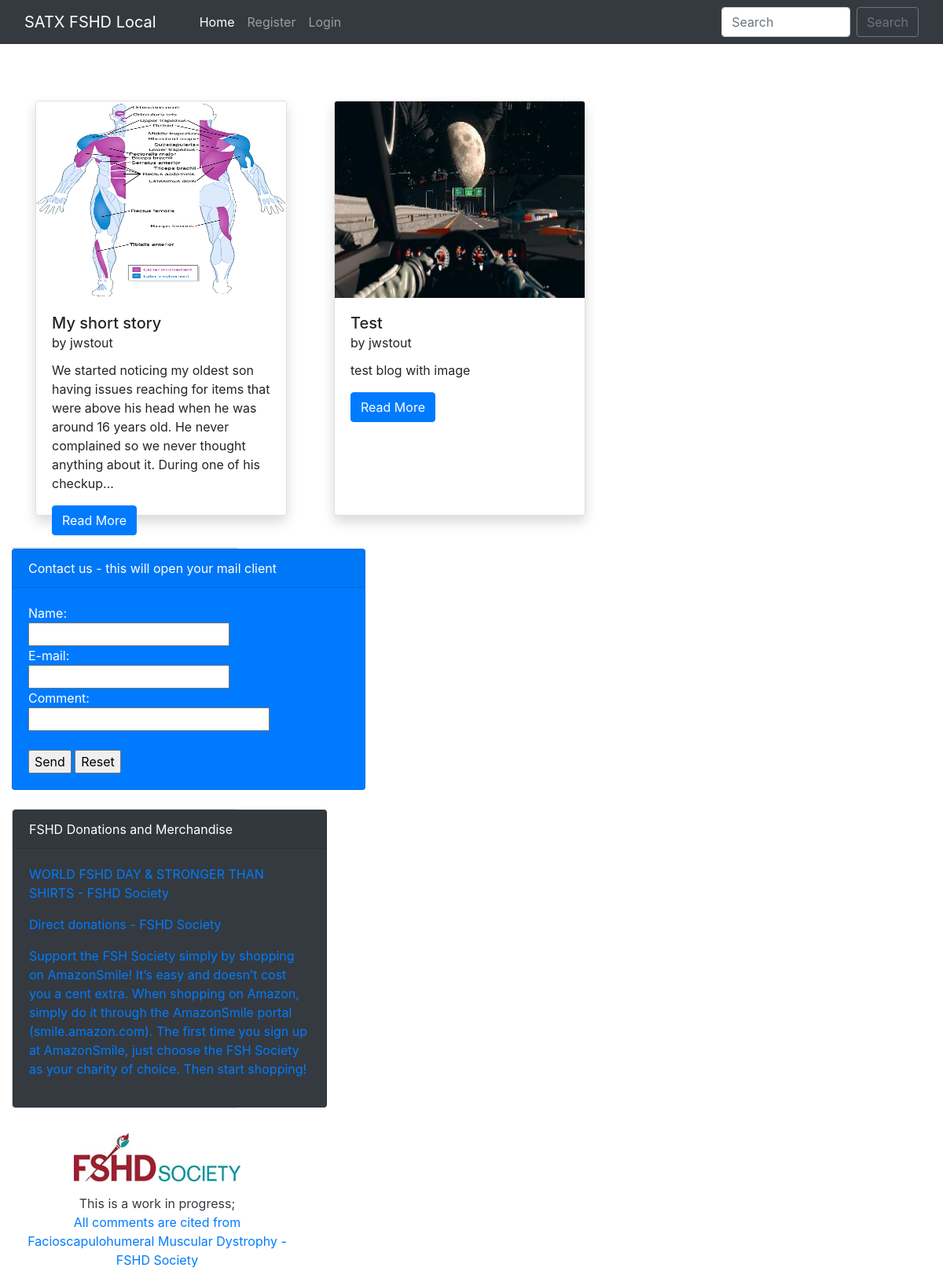
The page / on the database its author committed.
### home/models.py (models this page shows, shortened)
class BlogPost(models.Model):
    title=models.CharField(max_length=255)
    author= models.ForeignKey(User, on_delete=models.CASCADE)
    slug=models.CharField(max_length=130)
    content=models.TextField()
    image = models.ImageField(upload_to="profile_pics", blank=True, null=True)
    dateTime=models.DateTimeField(auto_now_add=True)

### home/views.py (the view)
# urls.py: path("", views.blogs, name="blogs"),
def blogs(request):
    posts = BlogPost.objects.all()
    posts = BlogPost.objects.filter().order_by('-dateTime')
    return render(request, "blog.html", {'posts':posts})

### home/templates/blog.html (shortened to what this page needs)
{% extends 'base.html' %}
{% block homeactive %} active {% endblock homeactive %}
{% block body %}
<div class="container mt-5 mb-3">
    <div class="row">
        {% for post in posts %}
        <div class="col-lg-4 my-4">
            <div class="card shadow" style="width: 20rem; height: 33rem;">
                <img src="/media/{{post.image}}" class="card-img-top" alt="..." height="250px">
                <div class="card-body">
                  <h5 class="card-title">{{post.title}} <br><small>by {{post.author}}</small></h5>
                  <p class="card-text">{{post.content| truncatechars:210}}</p>
                  <a href="blog/{{post.slug}}" class="btn btn-primary">Read More {% if user.is_superuser %}<a href="delete_blog_post/{{post.slug}}/" class="btn btn-danger mx-4">Delete Blog</a>{% endif %}</a>
                </div>
              </div>
        </div>
        {% endfor %}
    </div>
</div>
{% endblock %}

### home/templates/base.html (shortened to what this page needs)
<!doctype html>
<html lang="en">
  <head>
    <link href="//maxcdn.bootstrapcdn.com/bootstrap/4.1.1/css/bootstrap.min.css" rel="stylesheet" id="bootstrap-css">
    <link href="https://cdn.jsdelivr.net/npm/bootstrap@5.0.2/dist/css/bootstrap.min.css" rel="stylesheet">
    <link rel="stylesheet" href="https://maxcdn.bootstrapcdn.com/bootstrap/4.0.0/css/bootstrap.min.css">
  </head>
  <body>
    <nav class="navbar navbar-expand-lg navbar-dark bg-dark sticky-top">
        <div class="container-fluid">
          <a class="navbar-brand" href="#">SATX FSHD Local</a>
          <div class="collapse navbar-collapse" id="navbarSupportedContent">
          <div class="container mx-3">
            <ul class="navbar-nav me-auto mb-2 mb-lg-0">
              <li class="nav-item">
                <a class="nav-link {% block homeactive %} {% endblock homeactive %}" aria-current="page" href="/">Home</a>
              </li>
              {% if user.is_authenticated %}
              <li class="nav-item">
                <a class="nav-link {% block add_blogs_active %} {% endblock add_blogs_active %}" href="/add_blogs/">Add Blogs</a>
              </li>
              <li class="nav-item">
                <a class="nav-link active" href="#">Hello {{request.user}}</a>
              </li>
              <li class="nav-item">
                <a class="nav-link {% block profileactive %} {% endblock profileactive %}" href="/profile/">Profile</a>
              </li>
              <li class="nav-item">
                <a class="nav-link" href="/logout/">Logout</a>
              </li>
              {% else %}
              <li class="nav-item">
                <a class="nav-link {% block registeractive %} {% endblock registeractive %}" href="/register/">Register</a>
              </li>
               <li class="nav-item">
                <a class="nav-link {% block loginactive %} {% endblock loginactive %}" href="/login/">Login</a>
              </li>
              {% endif %}
            </ul>
            </div>
            <form class="d-flex" method="POST" action="/search/"> {% csrf_token %}
              <input class="form-control me-2" type="search" placeholder="Search" name="searched" id="searched" aria-label="Search">
              <button href="/search/" class="btn btn-outline-secondary" type="submit">Search</button>
            </form>
          </div>
        </div>
      </nav>
      {% block body %}
      {% endblock %}
</body>
  <div class="col-lg-4">
   {% include 'aside.html' %}
         </div>
        </div>
</html>
    {% load static %}
    <footer class="py-3 bg-grey">
      <p><center><img src="{% static 'FSHD-Header-Logo.jpeg' %}" alt="FSHD Society"/></p></center>
      <p class="m-0 text-dark text-center ">This is a work in progress; </p>
      <p class="m-0 text-dark text-center "><a href="https://www.fshdsociety.org/">All comments are cited from Facioscapulohumeral Muscular Dystrophy - FSHD Society</p>
  </footer>

### home/templates/aside.html (shortened to what this page needs)
{% block sidebar %}
<div class="card" style="width: 18rem;"></div>
<div class="stacked-cards">
<div class="card bg-primary text-white" style="width:450px">
 <div class="card-header">Contact us - this will open your mail client</div>
 <div class="card-body">
   <form action="mailto:fshcommunity@fshdsociety.org" method="post" enctype="text/plain">
 Name:<br>
 <input type="text" name="name"><br>
 E-mail:<br>
 <input type="text" name="mail"><br>
 Comment:<br>
 <input type="text" name="comment" size="25"><br><br>
 <input type="submit" value="Send">
 <input type="reset" value="Reset">
 </form>
 </div>
</div>
<br>
<div class="card" style="width: 18rem;">
<div class="card bg-dark text-white" style="width:400px">
 <div class="card-header">FSHD Donations and Merchandise</div>
 <div class="card-body"><p class="card-text"><a href="https://www.bonfire.com/store/fshd-society/">WORLD FSHD DAY & STRONGER THAN SHIRTS - FSHD Society</p>
   <a href="https://www.fshdsociety.org/make-a-donation/">Direct donations - FSHD Society</p>
     <a href="https://smile.amazon.com">Support the FSH Society simply by shopping on AmazonSmile! It’s easy and doesn’t cost you a cent extra. When shopping on Amazon, simply do it through the AmazonSmile portal (smile.amazon.com). The first time you sign up at AmazonSmile, just choose the FSH Society as your charity of choice. Then start shopping!</p>
{% endblock sidebar %}
 </div>
</div>

### rows shown on the page
BlogPost: image (picture), title "My short story", author "jwstout", content "We started noticing my oldest son having issues reaching for items that were above his head when he was around 16 years old. He never complained so we never thought anything about it. During one of his checkup…"
BlogPost: image (picture), title "Test", author "jwstout", content "test blog with image"
